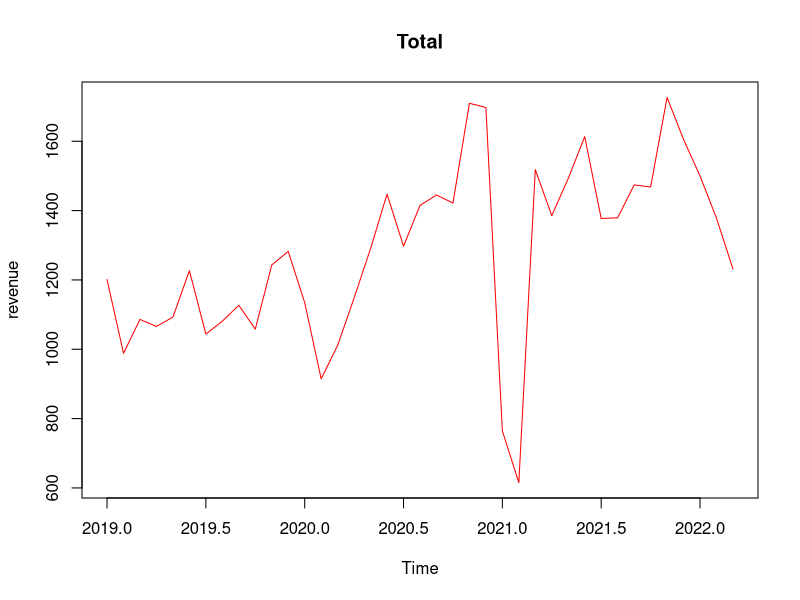
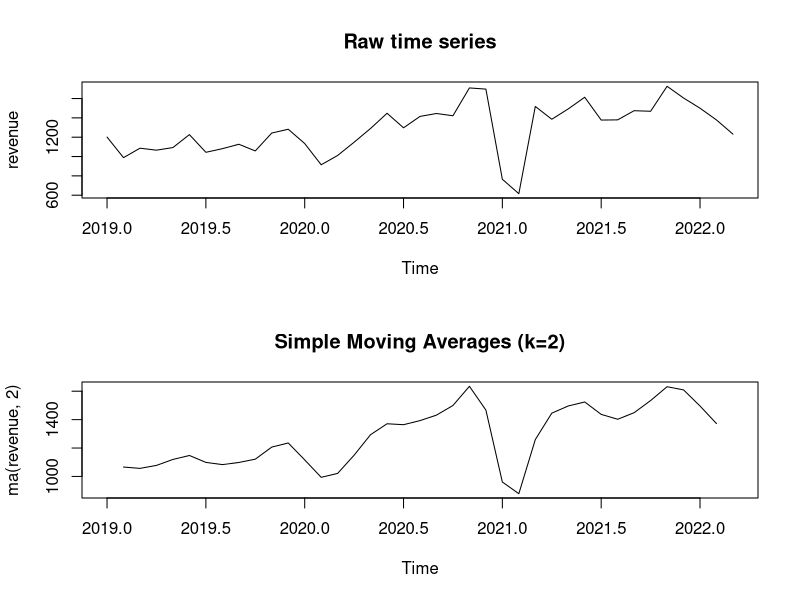
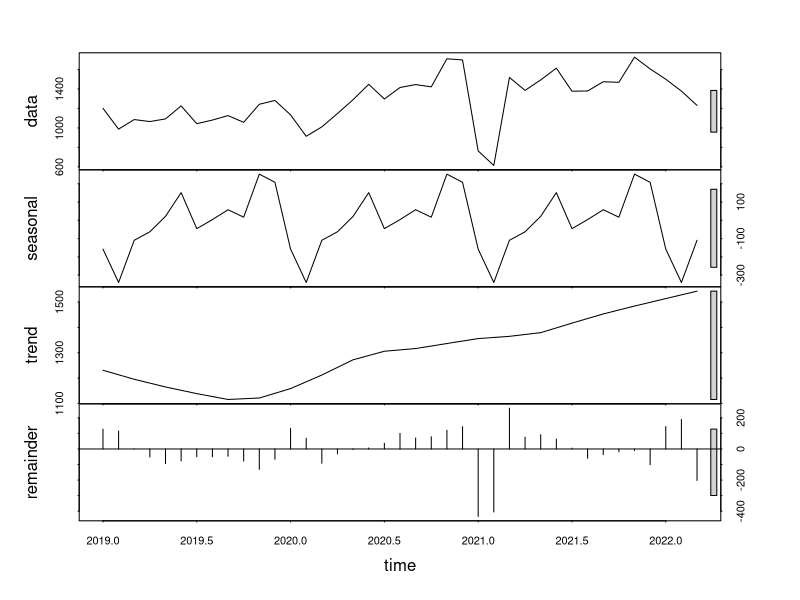

Here is the R script that generated these plots, in order:
library(readr)
setwd("E:/Code/code/mathmodeling/learn_R")
month_total <- c(
  1201.38, 988.4, 1086.25, 1065.78, 1092.88, 1226.75,
  1043.7, 1081.17, 1126.98, 1057.92, 1243.2, 1282.33, 1134.5,
  914.63, 1011.22, 1148.09, 1290.72, 1447.6, 1297.19, 1415.06, 1445.05,
  1421.76, 1709.62, 1697.54, 764.46, 615.43, 1518.17, 
  1385.51, 1492.77, 1613.49,1377.27, 1379.31,
  1474.16, 1468.21, 1726.56, 1605.29, 1500,1378.21, 1231.44
)
print(month_total)
print(attributes(month_total))
revenue <- ts(month_total, start = c(2019, 1), frequency = 12)
plot(revenue,
  main = "Total",
  col = "red",
)
library(forecast)
opar <- par(no.readonly = TRUE)
par(mfrow = c(2, 1))
ylim <- c(min(revenue), max(revenue))
plot(revenue,main="Raw time series")
plot(ma(revenue,2),main="Simple Moving Averages (k=2)")

fit <- stl(revenue, s.window = "period")
plot(fit)
fit$time.series[1:12]